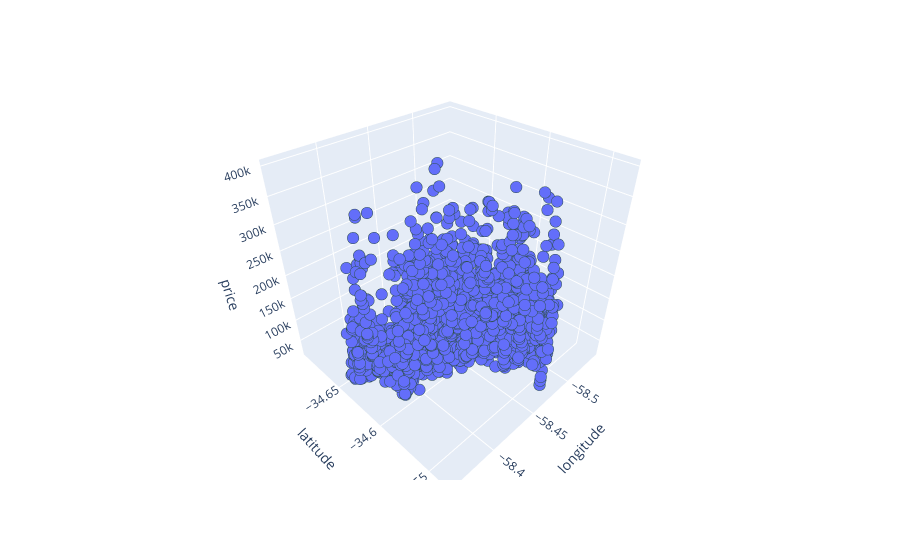

The notebook cell saved with this chart:
### Markdown cell above
<p style="color:yellow; font-size:30px">3-D Scatter Plot</p>

### Code cell
fig = px.scatter_3d(
    df,
    x="lon",
    y="lat",
    z="price_aprox_usd",
    labels={"lon":"longitude","lat" :"latitude","price_aprox_usd":"price"}
)
fig.update_traces(
    marker={"size":4,"line":{"width": 2,"color":"DarkSlateGrey"}},
    selector={"mode":"markers"}
)
fig.show()

### Figure 1 — Plotly figure (JSON) as saved in the notebook; plotly's stock layout.template omitted (floating-point values rounded to 4 significant figures; data arrays with more than 128 entries replaced by an {"elided": "..."} marker saying what was removed)
{"data": [{"hovertemplate": "longitude=%{x}<br>latitude=%{y}<br>price=%{z}<extra></extra>", "legendgroup": "", "marker": {"color": "#636efa", "line": {"color": "DarkSlateGrey", "width": 2}, "size": 4, "symbol": "circle"}, "mode": "markers", "name": "", "scene": "scene", "showlegend": false, "type": "scatter3d", "x": {"elided": "2950 float values"}, "y": {"elided": "2950 float values"}, "z": {"elided": "2950 float values"}}], "layout": {"legend": {"tracegroupgap": 0}, "margin": {"t": 60}, "scene": {"domain": {"x": [0, 1], "y": [0, 1]}, "xaxis": {"title": {"text": "longitude"}}, "yaxis": {"title": {"text": "latitude"}}, "zaxis": {"title": {"text": "price"}}}}}
